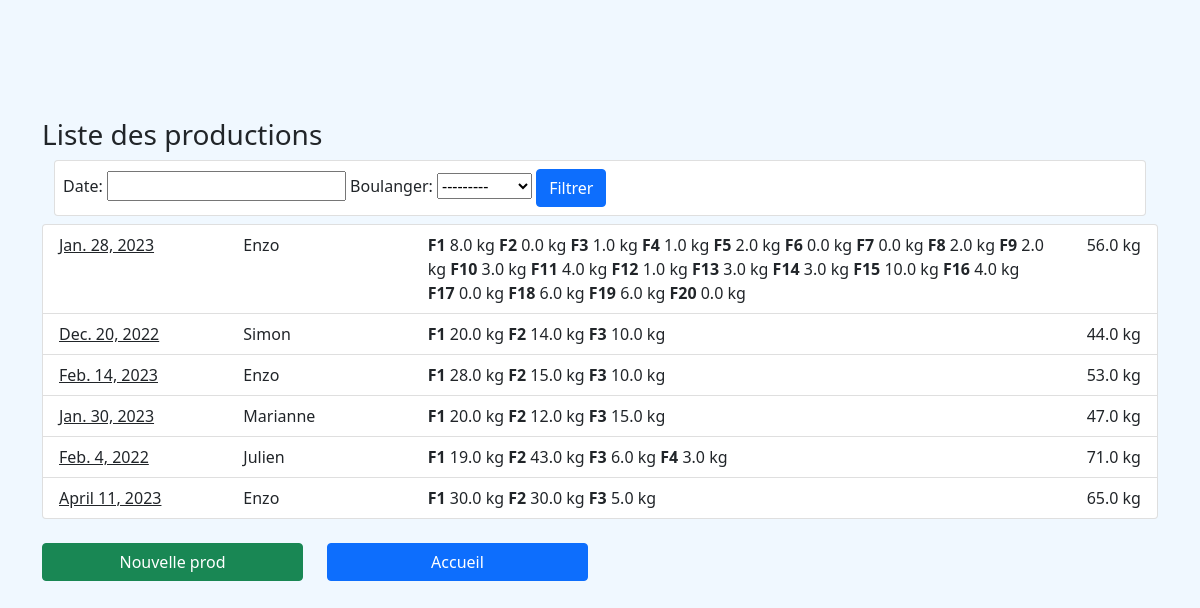
Before: /prod/prodlist/ with the older database file.
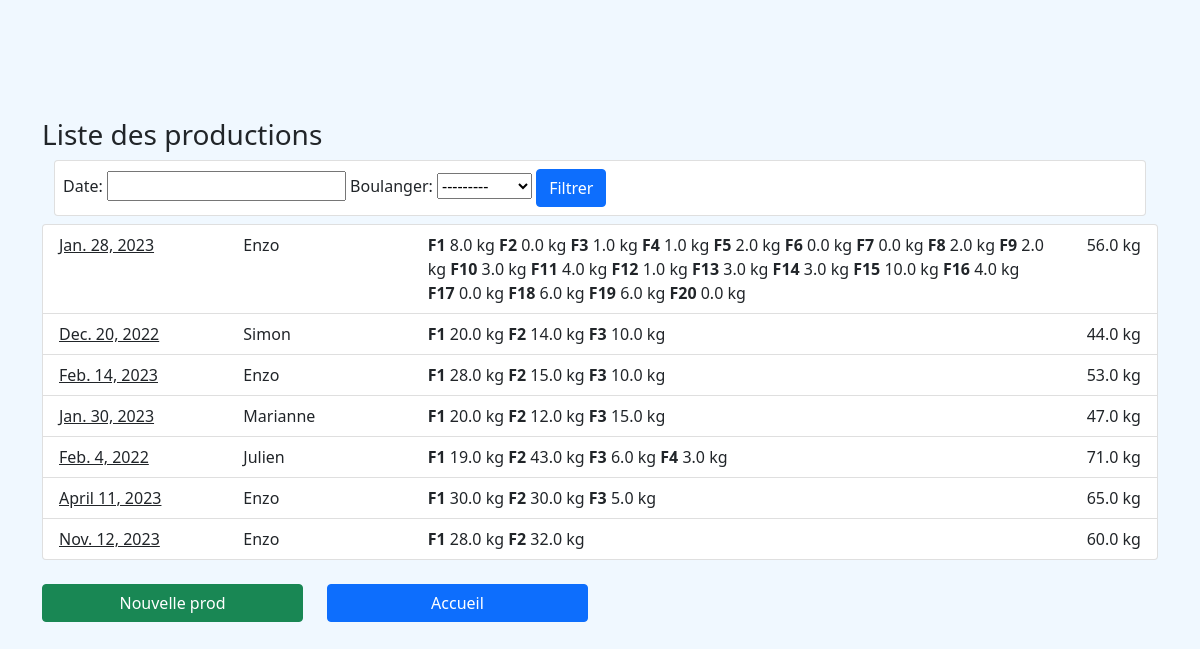
After: the same page with the newer database file.
### prod/models.py (models this page shows, shortened)
class Prod(models.Model):
    date = models.DateField(unique=True)
    boulanger = models.CharField(
        max_length=100, default="", null="", choices=boulanger_list
    )
    def get_absolute_url(self):
        return reverse("prod:prod_detail", kwargs={"pk": self.pk})
    @property
    def total_sum(self):
        childs = Data.objects.filter(prod_id=self)
        total = sum([c.total for c in childs])
        return total

class Data(models.Model):
    prod_id = models.ForeignKey(Prod, on_delete=models.CASCADE)
    T80 = models.FloatField(default=0)
    BuchNat = models.FloatField(default=0)
    BuchMG = models.FloatField(default=0)
    BuchRN = models.FloatField(default=0)
    BuchNoix = models.FloatField(
        default=0,
    )
    RizSar = models.FloatField(
        default=0,
    )
    PetEp = models.FloatField(
        default=0,
    )
    Brioche = models.FloatField(
        default=0,
    )
    Cookies = models.IntegerField(default=0)
    @property
    def total(self):
        return (
            self.T80
            + self.BuchNat
            + self.BuchMG
            + self.BuchRN
            + self.BuchNoix
            + self.RizSar
            + self.PetEp
            + self.Brioche
        )

### prod/views.py (the view)
# urls.py: path("prodlist/", views.ProdListView.as_view(), name="list_prod"),
class ProdListView(ListView):
    model = Prod
    template_name = "prod_list.html"
    def get_context_data(self, **kwargs):
        context = super(ProdListView, self).get_context_data(**kwargs)
        prodFilter = ProdFilter(self.request.GET, queryset=context["prod_list"])
        prod_list = prodFilter.qs
        context["prodFilter"] = prodFilter
        context["prod_list"] = prod_list
        return context

### templates/prod_list.html
{% extends 'base.html' %} {% block title %}Productions{% endblock %}
{% block content %}
<h1 class="h3">Liste des productions</h1>
<div id="searchbar_div">
  <div class="container mb-2">
    <div class="row">
      <div class="col">
        <div class="card card_body p-2">
          <form method="get">
            {{ prodFilter.form }}
            <button class="btn btn-primary" type="submit">Filtrer</button>
          </form>
        </div>
      </div>
    </div>
  </div>
</div>
{% if prod_list %}
<ul class="list-group">
  {% for prod in prod_list %}
  <li class="list-group-item">
    <div class="row">
      <div class="col-2">
        <a class="text-reset" href="{{ prod.get_absolute_url }}"
          >{{ prod.date }}
        </a>
      </div>
      <div class="col-2">{{ prod.boulanger }}</div>
      <div class="col-7">
        {% for data in prod.data_set.all%}
        <strong>F{{forloop.counter}}</strong> {{data.total}} kg {% endfor %}
      </div>
      <div class="col-1 text-end">{{ prod.total_sum}} kg</div>
    </div>
  </li>
  {% endfor %}
</ul>
{% else %}
<p>There are no prod to display.</p>
{% endif %}
<div class="row mt-4" id="button-row">
  <div class="col-3">
    <a
      href="{% url 'prod:add_prod' %}"
      role="button"
      class="btn btn-success w-100"
      >Nouvelle prod</a
    >
  </div>
  <div class="col-3">
    <a href="{% url 'prod:home' %}" role="button" class="btn btn-primary w-100"
      >Accueil</a
    >
  </div>
</div>
{% endblock content %}

Changed rows visible on the page:
added Prod: date "Nov. 12, 2023", boulanger "Enzo", total_sum "60.0"
added Data: total "28.0", shown under "Nov. 12, 2023"
added Data: total "32.0", shown under "Nov. 12, 2023"
